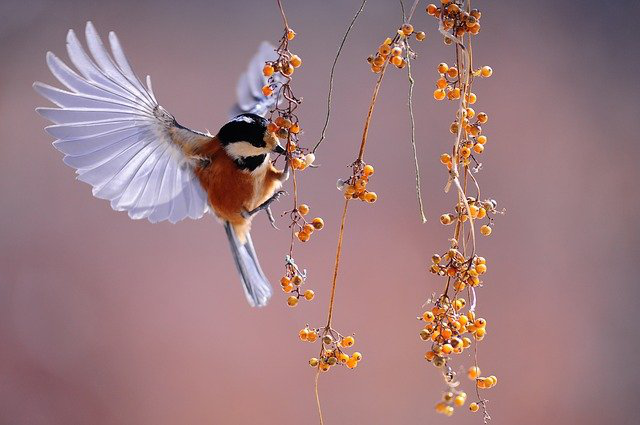
#> input picture 실습코드/lab-02/lab-02/bird.png, 640 x 425 px
$ jupyter execute --allow-errors 'IPP-2022-1-lab-02-20185158-이은재.ipynb'
#> lines starting #> are read from the running program, lines starting #| are printed output that depends on the picture
<h1 align='center'> 영상처리 프로그래밍 실습 2</h1>

<h6 align='right'> 2022. 3. 17.</h6>

<div class="alert alert-block alert-info">

- 파일 이름에서 00000000을 자신의 학번으로, name을 자신의 이름으로 수정하세요.

- 다음 줄에 자신의 이름, 학번, 학과(전공)을 적으세요.

* 이름:   &nbsp;이은재&nbsp;          학번:    &nbsp;20185158&nbsp;         학과(전공): 빅데이터

</div>

- JupyterLab 문서의 최신 버전은 [JupyterLab Documentation](https://jupyterlab.readthedocs.io/en/stable/index.html#/)을  참고하라

- Markdown은 [Markdown Guide](https://www.markdownguide.org/)를 참고하라.
- [Markdown Cheat Sheet](https://www.markdownguide.org/cheat-sheet/)

* 제출 마감: 3월 23일 (수) 오후 6:00까지 최종본 SmartLEAD제출

[cell 1]
import cv2
import matplotlib.pyplot as plt
import matplotlib.image as mpimg
import numpy as np
print("OpenCV version", cv2.__version__)

print("NumPy version", np.__version__)

## 영상 읽기

### OpenCV의 imread() 로 읽기

#### PNG 파일 읽기

[cell 2]
img_bird_png = cv2.imread('bird.png')
#> img_bird_png is the input picture: shape (425, 640, 3); mean B, G, R 128.3, 123.7, 156.4
cv2.imread('bird.png')

####  영상 데이터의 속성 확인하기

[cell 3]
type(img_bird_png) # ndarray : n-dimensional array(다차원 배열)

[cell 4]
img_bird_png.shape # tuple 425 : 세로방향의 픽셀 갯수 , 640 : 가로방향의 픽셀 갯수 , 3 : b,g,r (color component)
#> Out = (425, 640, 3)

[cell 5]
img_bird_png.dtype # 'uint8' : unsigned integer 8-bits (RGB는 24비트 필요)

[cell 6]
plt.imshow(img_bird_png[:,:,::-1]) # ::-1 = BGR -> RGB

- argument로 cv2.IMREAD_UNCHANGED 추가

[cell 7]
help(cv2.imread)

[cell 8]
img_bird_png_u = cv2.imread('bird.png', cv2.IMREAD_UNCHANGED)

[cell 9]
def print_array_attributes(img):
    print(f"shape: {img.shape}")
#| shape: (425, 640, 3)
    print(f"dtype: {img.dtype}")
#| dtype: uint8
    print(f"min, max : {img.min()}, {img.max()}")
#| min, max : 0, 255

[cell 10]
print_array_attributes(img_bird_png)

[cell 11]
print_array_attributes(img_bird_png_u) # BGRA - A(alpha) : 투명도
#| shape: (425, 640, 4)
#| dtype: uint8
#| min, max : 0, 255

#### PNG 파일을 JPEG 파일로 저장하기

[cell 12]
cv2.imwrite('bird.jpg', img_bird_png_u)
#> Out = True

#### JPEG 파일 읽기

[cell 13]
file_name = 'bird.jpg'

- 영상 데이터의 속성 확인하기

[cell 14]
img_bird_jpg = cv2.imread(file_name)

[cell 15]
print_array_attributes(img_bird_jpg)
#| shape: (425, 640, 3)
#| dtype: uint8
#| min, max : 0, 255

[cell 16]
img_bird_jpg_u = cv2.imread(file_name, cv2.IMREAD_UNCHANGED)

[cell 17]
print_array_attributes(img_bird_jpg_u)
#| shape: (425, 640, 3)
#| dtype: uint8
#| min, max : 0, 255

#### JPEG 파일의 영상 데이터 배열의 컬러 채널이 3개뿐인 이유

**설명**: jpeg에서 alpha채널을 지원하지 않기 때문이다

### Matplotlib.image의 imread() 로 읽기

#### JPEG 파일 읽기

[cell 18]
file_name = 'bird.jpg'

[cell 19]
img_bird_jpg_mp = mpimg.imread(file_name)

[cell 20]
print_array_attributes(img_bird_jpg_mp)
#| shape: (425, 640, 3)
#| dtype: uint8
#| min, max : 0, 255

[cell 21]
img_bird_jpg[10,20] # BGR
#> Out = [112, 98, 110]

[cell 22]
img_bird_jpg_mp[0,0] #RGB
#> Out = [103, 92, 108]

[cell 23]
plt.imshow(img_bird_jpg_mp)

- 두 NumPy ndarray가 같은지 확인하기

[cell 24]
img_bird_jpg[0,0,:] == img_bird_jpg_mp[0,0,::-1]
#> Out = [True, True, True]

[cell 25]
a = np.array([[1,2,3],[4,5,6]])
a

[cell 26]
b = np.array([[1,2,3],[4,5,6]])
a == b

[cell 27]
a[1][2], a[1,2]

[cell 28]
a[1,::-1] ##::-1 배열을 역순으로

#### PNG 파일 읽기

[cell 29]
file_name = 'bird.png'

- 영상의 속성 확인하기

[cell 30]
img_bird_png_mp = mpimg.imread(file_name)

[cell 31]
print_array_attributes(img_bird_png_mp)
#| shape: (425, 640, 4)
#| dtype: float32
#| min, max : 0.0, 1.0

### List 객체의 데이터 복사하기

[cell 32]
x = [1, 3, 5, 7, 9]
x

[cell 33]
type(x)

- index를 통해서 개별 item에 접근
  - positive index: 0, 1, 2, 3, 4
  - negative index: -5, -4, -3, -2, -1

[cell 34]
x[1], x[-4]

- index slicing

[cell 35]
x[:]

[cell 36]
x[:3] #인덱스 0부터 3직전까지

[cell 37]
x[1:]

[cell 38]
x[::2] #처음부터 끝까지 2씩 건너뜀

[cell 39]
x[::-1] #역순

[cell 40]
x[0] = 'str'
x

#### List 더하기

[cell 41]
x

[cell 42]
x = [1, 3, 5]
y = [2, 4, 6]
x + y

[cell 43]
3 * x

### Nested list

[cell 44]
x = [[1, 2, 3, 4, 5], [6, 7, 8, 9, 10]]
x

[cell 45]
y = [[0,0,0,0,0], [0,0,0,0,0]]
y

- x의 각 item에 10을 더해서 y의 대응하는 item에 할당하라

[cell 46]
for n in range(5):
    for m in range(2):
        y[m][n] = x[m][n] + 10
y

### NumPy ndarray 복사하기

[cell 47]
a1 = np.array([1, 3, 5])
a1

[cell 48]
a1.shape

[cell 49]
a1[1] = 5
a1

#> (a cell that did not finish here is left out)

[cell 51]
a1[1] = 4.5
a1

[cell 52]
a1.dtype

[cell 53]
a1[1] = -5
a1

[cell 54]
a2 = np.array([1,3,5], np.uint8)
a2

unsigned integer 8-bit 데이터는 0부터 255(2&&8-1)까지의 정수만 표현

[cell 55]
a2[0] = -1
a2

**설명**: overflow와 underflow

### NumPy ndarray 배열 객체의 연산

[cell 56]
a2 + a2

### NumPy ndarray 배열 연산의 broadcasting

[cell 57]
a2 + 2

[cell 58]
a2 * 3

[cell 59]
a3 = a2 / 2
a3.dtype

[cell 60]
a4 = a2 // 2
a4.dtype

[cell 61]
a2

[cell 62]
a3

[cell 63]
a4

### 영상 복사하기

1) OpenCV의 imread() 함수를 이용해서 tree-1.jpg 파일을 읽어서 ndarray를 img_tree_1 변수에 할당한다.

[cell 64]
img_tree_1 = cv2.imread('tree-1.jpg')
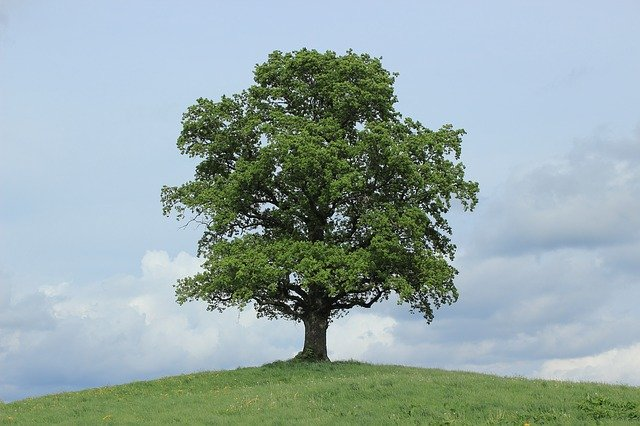
#> input picture 실습코드/lab-02/lab-02/tree-1.jpg, 640 x 426 px
#> img_tree_1 is the input picture: shape (426, 640, 3); mean B, G, R 167.2, 168.3, 149.5

2) img_tree_1을 복사할 빈 ndarray img를 만든다.

[cell 65]
img_tree_1.shape
#> Out = (426, 640, 3)

[cell 66]
img = np.zeros(img_tree_1.shape, img_tree_1.dtype)

[cell 67]
img = np.zeros_like(img_tree_1)

[cell 68]
img = np.empty_like(img_tree_1)

3) img_tree_1의 모든 pixel을 img의 같은 위치에 복사한다.

[cell 69]
img[:,:,:] = img_tree_1[:,:,:]

[cell 70]
img = img_tree_1.copy() # O

[cell 71]
img = img_tree_1 # X (img의 주소를 img_tree_1도 가지게 됨)

[cell 72]
id(img)
#> Out = 139904591571120

[cell 73]
id(img_tree_1)
#> Out = 139904591571120

[cell 74]
a = [1,3,4]
b = a
a, b

[cell 75]
a[0] = 10
a,b

[cell 76]
a = [1,3,4]
b = a.copy()
a,b

[cell 77]
a[0] = 10
a,b

### weighted sum of two images

$$g(x,y) = \alpha f_1(x,y) + (1-\alpha )f_2(x,y), \;\; 0 \le \alpha \le 1$$

[cell 78]
img_tree_1 = cv2.imread('tree-1.jpg')
img_tree_2 = cv2.imread('tree-2.jpg')
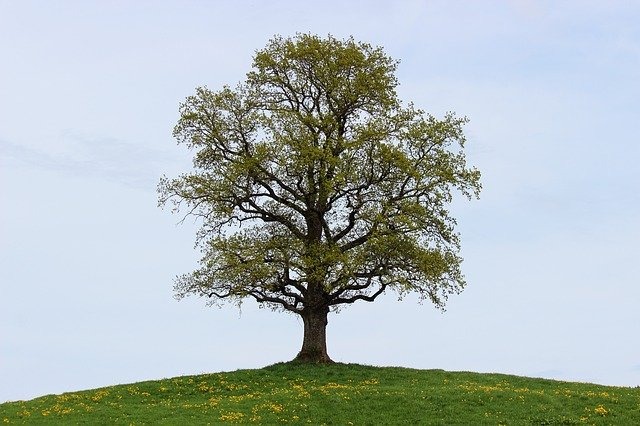
#> input picture 실습코드/lab-02/lab-02/tree-2.jpg, 640 x 426 px
#> img_tree_2 is the input picture: shape (426, 640, 3); mean B, G, R 183.3, 183.4, 173.2
img_tree_3 = cv2.imread('tree-3.jpg')
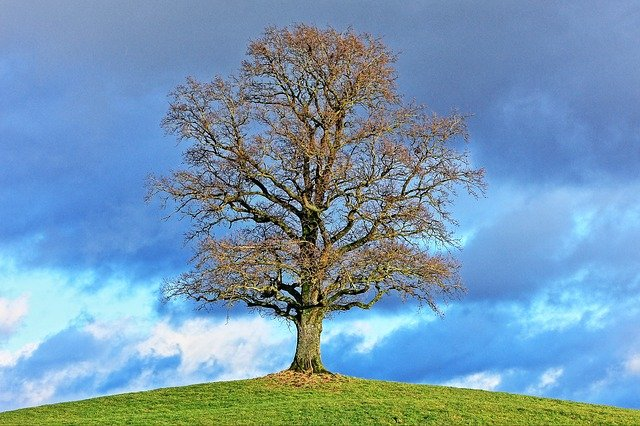
#> input picture 실습코드/lab-02/lab-02/tree-3.jpg, 640 x 426 px
#> img_tree_3 is the input picture: shape (426, 640, 3); mean B, G, R 179.4, 152.9, 118.2
img_tree_4 = cv2.imread('tree-4.jpg')
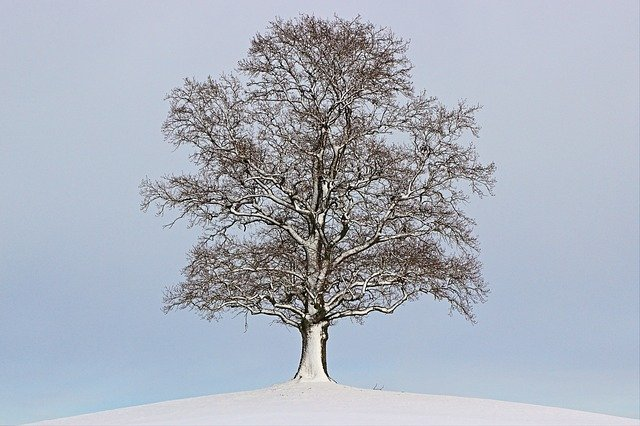
#> input picture 실습코드/lab-02/lab-02/tree-4.jpg, 640 x 426 px
#> img_tree_4 is the input picture: shape (426, 640, 3); mean B, G, R 189.8, 177.6, 170.8

[cell 79]
alpha = 0.5
img_tree = (img_tree_1 * alpha + img_tree_4 * (1-alpha)).astype(np.uint8)
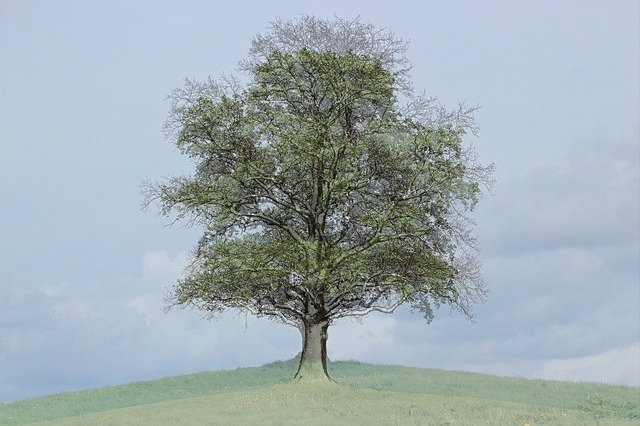
#> img_tree: shape (426, 640, 3); mean B, G, R 178.3, 172.7, 159.9
cv2.imshow('Tree images',img_tree)
cv2.waitKey(0)
cv2.destroyAllWindows()

[cell 80]
for alpha in np.arange(1,-0.1, -0.1):
    img_tree = (img_tree_1 * alpha + img_tree_4 * (1-alpha)).astype(np.uint8)
    cv2.imshow('Tree images',img_tree)
    cv2.waitKey(500)
    cv2.destroyAllWindows()
#> this loop made 11 passes
#> pass 3, `img_tree = (img_tree_1 * alpha + img_tree_4 * (1-alpha)).astype(np.uin..`:
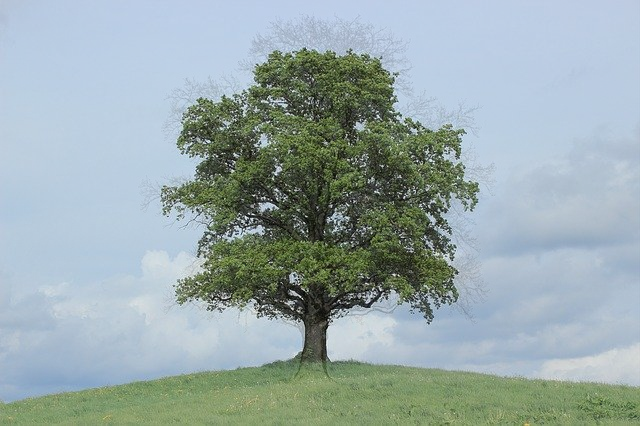
#> img_tree: shape (426, 640, 3); mean B, G, R 171.3, 169.8, 153.3

## 문제 1.

가중치 $\alpha$를 1부터 0까지 0.01 간격으로 변경해 가면서, 두 영상의 weighted sum을 구하고 화면에 표시하는 프로그램을 작성하라.

영상의 순서는 tree-1 -> tree-2 --> tree-3 -->tree4 --> tree-1
단, 영상과 영상 사이의 디스플레이 간격은 0.5초로 설정하라.

[cell 81]
img_trees = [img_tree_1, img_tree_2, img_tree_3, img_tree_4, img_tree_1]
for i in range(1,5):
    for alpha in np.arange(1, 0, -0.01):
        img_tree = (img_trees[i-1] * alpha + img_trees[i] * (1-alpha)).astype(np.uint8)
        cv2.imshow('Tree images', img_tree)
        cv2.waitKey(50)
cv2.destroyAllWindows()
